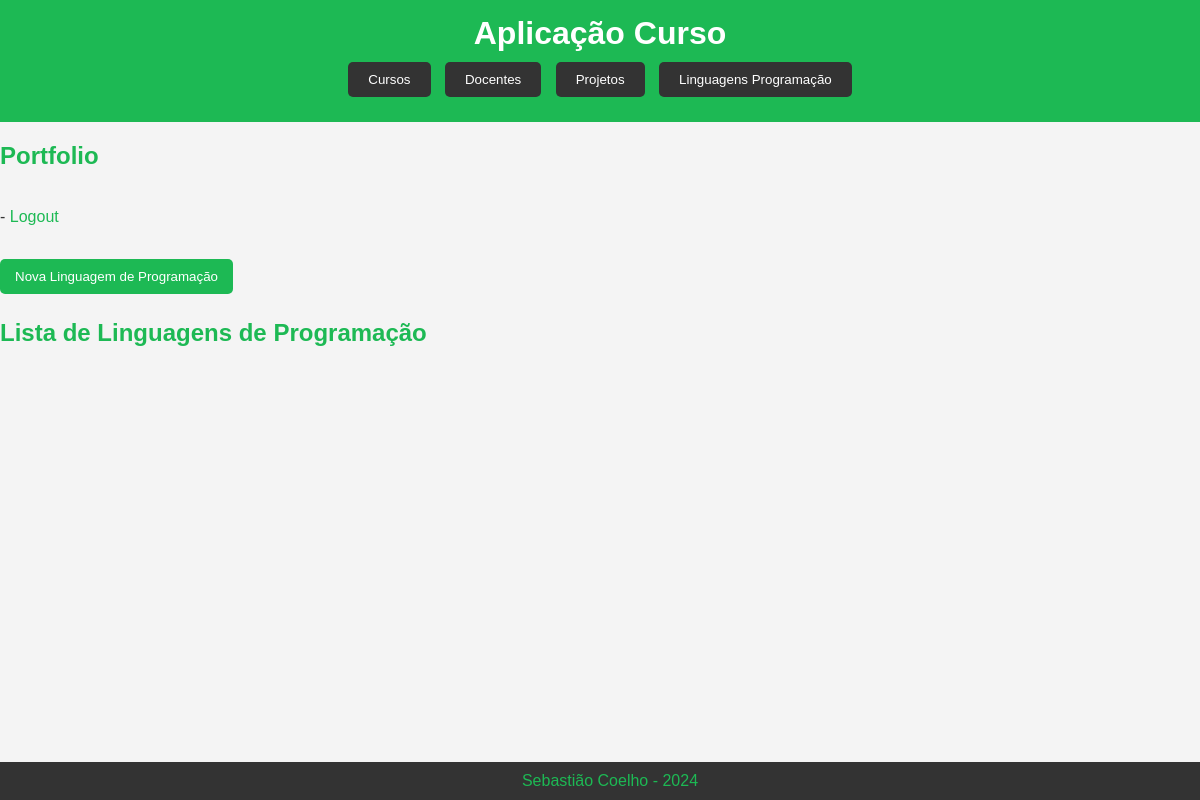
/curso/linguagens_programacao/ (signed in), run on an earlier commit of the app's database.
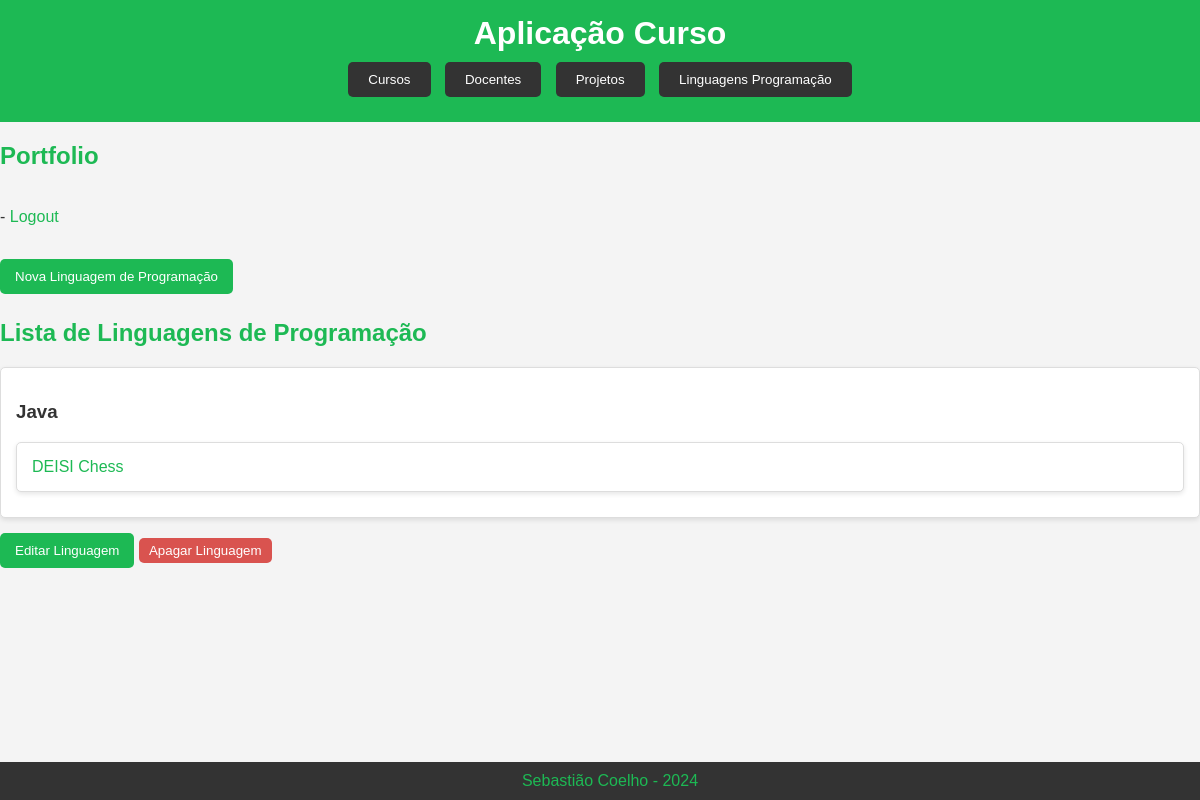
And on a later commit of the database.
### curso/models.py (models this page shows, shortened)
class LinguagemProgramacao(models.Model):
    nome = models.CharField(max_length=255)
    projetos = models.ManyToManyField(Projeto)

class Projeto(models.Model):
    descricao = models.CharField(max_length=500)
    conceitos_aplicados = models.CharField(max_length=500)
    tecnologias_usadas = models.CharField(max_length=500)
    imagem = models.ImageField()
    video_link = models.URLField()
    github_link = models.URLField()
    disciplina = models.OneToOneField(Disciplina, on_delete=models.CASCADE)

### curso/views.py (the view)
# urls.py: path('linguagens_programacao/', views.linguagens_programacao_view, name='linguagens_programacao'),
def linguagens_programacao_view(request):
    lp = LinguagemProgramacao.objects.all()
    context = {
        'linguagens_programacao': lp,
    }
    return render(request, 'curso/linguagens_programacao.html', context)

### curso/templates/curso/linguagens_programacao.html (shortened to what this page needs)
{% extends 'curso/layout.html' %}
{% block content %}
    {% if request.user.is_authenticated %}
        <a href="{% url 'curso:nova_linguagem_programacao' %}">
            <button>Nova Linguagem de Programação</button>
        </a>
    {% endif %}
    <h2>Lista de Linguagens de Programação</h2>
    <ul>
        {% for linguagem in linguagens_programacao %}
            <li>
                <h3>{{ linguagem.nome }}</h3>
                <ul>
                    {% for projeto in linguagem.projetos.all %}
                        <li>
                            <a href="{% url 'curso:projetos' %}">
                                {{ projeto.descricao }}
                            </a>
                        </li>
                    {% endfor %}
                </ul>
            </li>
            {% if request.user.is_authenticated %}
                <a href="{% url 'curso:edita_linguagem_programacao'  linguagem.id %}">
                    <button>Editar Linguagem</button>
                </a>
                <form action="{% url 'curso:apaga_linguagem_programacao' linguagem.id %}" method="post"
                      onsubmit="return confirm('Tem certeza que deseja apagar a linguagem?');">
                    <button type="submit">Apagar Linguagem</button>
                </form>
            {% endif %}
        {% endfor %}
    </ul>
{% endblock %}

### curso/templates/curso/layout.html (shortened to what this page needs)
{% load static %}
<!DOCTYPE html>
<html>
<head>
    <link rel="stylesheet" href="{% static 'curso/estilos.css' %}">
</head>
<body>
<header>
    <h1>Aplicação Curso</h1>
    <nav>
        <a href="{% url 'curso:curso' %}">
            <button>Cursos</button>
        </a>
        <a href="{% url 'curso:docentes' %}">
            <button>Docentes</button>
        </a>
        <a href="{% url 'curso:projetos' %}">
            <button>Projetos</button>
        </a>
        <a href="{% url 'curso:linguagens_programacao' %}">
            <button>Linguagens Programação</button>
        </a>
    </nav>
</header>
<main>
    <nav>
        <a href="{% url 'portfolio:landing_page' %}"><h1>Portfolio</h1></a>
        <br>
        {% if user.is_authenticated %}
            - <a href="{% url 'autenticacao:logout' %}">Logout</a>
        {% else %}
            {% load socialaccount %}
        {% endif %}
    </nav>
    <br>
    {% block content %}
    {% endblock %}
</main>
<footer>
    <a href="{% url 'portfolio:landing_page' %}">Sebastião Coelho - 2024</a>
</footer>
</body>
</html>

### static/curso/estilos.css (style rules this page uses)
body { font-family: 'Arial', sans-serif; background-color: #f4f4f4; color: #333; margin: 0; padding: 0; }
header { background: #1DB954; color: #fff; padding: 15px; text-align: center; }
header h1 { margin: 0; }
nav { margin: 10px 0; }
nav a { text-decoration: none; }
nav button { background: #333; color: white; border: none; padding: 10px 20px; margin: 0 5px; cursor: pointer; border-radius: 5px; }
footer { background: #333; color: white; text-align: center; padding: 10px; position: fixed; width: 100%; bottom: 0; }
ul { list-style: none; padding: 0; }
li { background: #fff; border: 1px solid #ddd; margin-bottom: 10px; padding: 15px; border-radius: 5px; box-shadow: 0 2px 5px rgba(0,0,0,0.1); }
h2 { color: #1DB954; }
button { background: #1DB954; color: white; border: none; padding: 10px 15px; margin: 5px 0; border-radius: 5px; cursor: pointer; }
a { color: #1DB954; text-decoration: none; }
form { display: inline; }
form button { background: #d9534f; border: none; padding: 5px 10px; color: white; cursor: pointer; border-radius: 5px; }

What changed in the data, as far as the page shows it:
added LinguagemProgramacao: nome "Java"
added Projeto: descricao "DEISI Chess"
